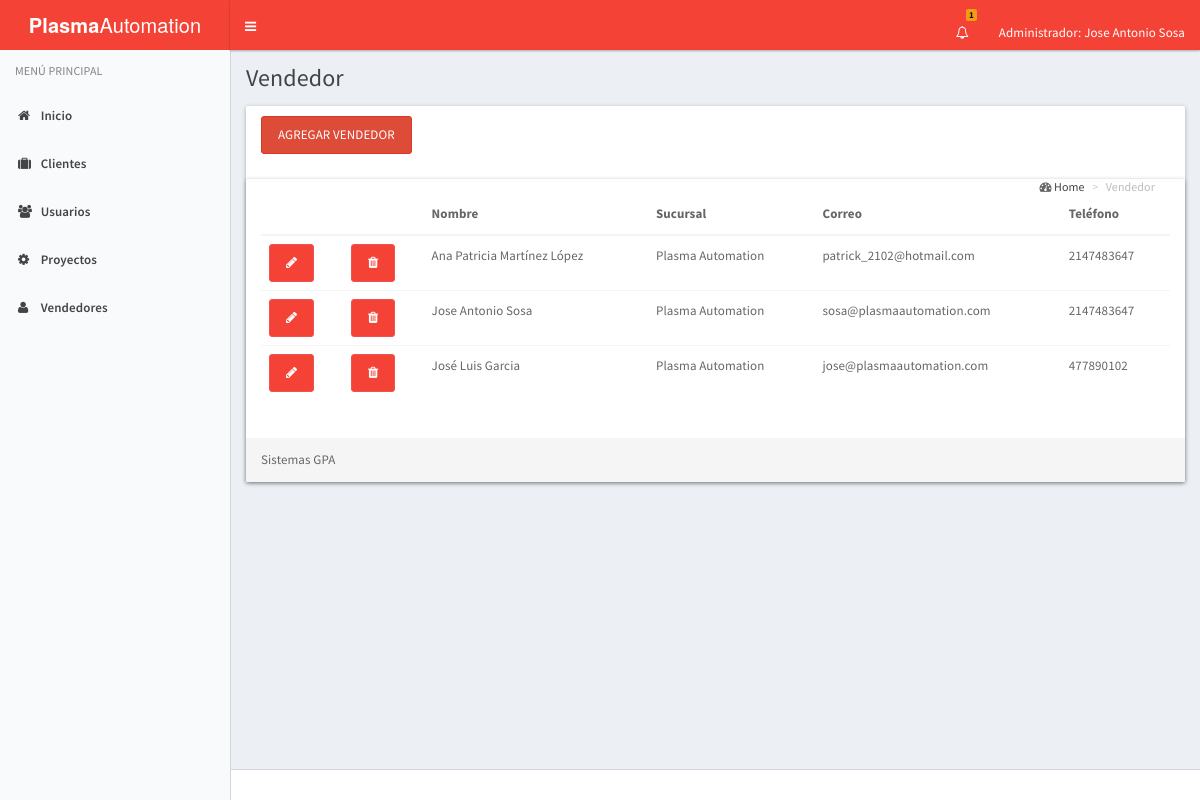
The page /index_vendedor.php (signed in) on the database its author committed.
### tables this page shows
CREATE TABLE IF NOT EXISTS `vendedor` (
  `id_vendedor` int(1) NOT NULL,
  `nombre` varchar(50) NOT NULL,
  `id_sucursal` int(1) NOT NULL,
  `correo` varchar(25) NOT NULL,
  `telefono` int(12) NOT NULL
);

CREATE TABLE IF NOT EXISTS `sucursal` (
  `id_sucursal` int(2) NOT NULL,
  `nombre` varchar(25) NOT NULL
);

### index_vendedor.php (the view, shortened to what this page needs)
<!DOCTYPE html>
<html lang="es">
  <head>
    <link rel="stylesheet" href="assets/bootstrap/css/bootstrap.css">
    <link rel="stylesheet" href="assets/css/font-awesome.min.css">
    <link rel="stylesheet" href="assets/css/ionicons.min.css">
    <link rel="stylesheet" href="assets/dist/css/AdminLTE.css">
    <link rel="stylesheet" href="assets/dist/css/skins/_all-skins.css">
    <link rel="stylesheet" href="assets/plugins/select2/select2.min.css">
    <link href="assets/plugins/pnotify/css/pnotify.custom.min.css" rel="stylesheet">
  </head>
  <body class="hold-transition skin-blue-light sidebar-mini">
    <div class="wrapper">
      <?php
        include('header.php');
      ?>
      <?php
        include('menu.php');
      ?>
      <div class="content-wrapper" id="content">
        <section class="content-header">
          <h1>
            Vendedor
          </h1>
        </section>
        <section class="content">
      <div class="col-lg-12">
         <div class="row">
          <div class="panel">
            <div class="panel-heading">
            <button class="btn btn-danger" data-toggle="modal" data-target="#miventana">Agregar Vendedor </button>
              <section class="content-header">
                <ol class="breadcrumb">
                   <i class="fa fa-dashboard"></i>
                    <li><a href="">Home</a></li>
                    <li class="active">Vendedor
                   </li>
                </ol>
              </section>
            </div>
            <div class="panel panel-info">
              <div class="panel-body">
              <table class="table">
                <thead>
                  <tr>
                    <th></th>
                    <th></th>
                    <th>Nombre</th>
                    <th>Sucursal</th>
                    <th>Correo</th>
                    <th>Teléfono</th>
                  </tr>
                </thead>
                <tbody>
                <?php
                  $host = 'localhost';
                  $user = 'root';
                  $password = '';
                  $conexion = @mysql_connect($host, $user, $password);
                  $sql = "SELECT v.id_vendedor, v.nombre as nombre, s.id_sucursal, s.nombre as sucursal, v.correo as correo, v.telefono FROM vendedor v inner join sucursal s on s.id_sucursal = v.id_sucursal";
                  $resultado = mysql_query($sql, $conexion);
                  while ($vendedor = mysql_fetch_assoc($resultado)) {
                    echo "<tr>";
                    echo "<td><a href='vendedor.php?editar_vendedor_id=".$vendedor['id_vendedor']."' class='btn btn-rounded btn-primary editar-vendedor'><i class='fa fa-pencil'></i></a></td>";
                    echo "<td><a href='vendedor.php?eliminar_vendedor_id=".$vendedor['id_vendedor']."' class='btn btn-primary eliminar-vendedor'><i class='fa fa-trash eliminar-vendedor'></i></a></td>";
                    echo "<td>".$vendedor['nombre']."</td>";
                    echo "<td>".$vendedor['sucursal']."</td>";
                    echo "<td>".$vendedor['correo']."</td>";
                    echo "<td>".$vendedor['telefono']."</td>";
                    echo "</tr>";
                  }
                ?>
                </tbody>
              </table>
              </div>
              <div class="panel-footer">Sistemas GPA</div>
              </div>
            </div>
          </div>
        </div>
      </div>
  </div>
      <footer class="main-footer">
      </footer>
  </body>
</html>

### rows shown on the page
vendedor: nombre "Ana Patricia Martínez López", id_sucursal.nombre "Plasma Automation", correo "patrick_2102@hotmail.com", telefono "2147483647"
vendedor: nombre "Jose Antonio Sosa", id_sucursal.nombre "Plasma Automation", correo "sosa@plasmaautomation.com", telefono "2147483647"
vendedor: nombre "José Luis Garcia", id_sucursal.nombre "Plasma Automation", correo "jose@plasmaautomation.com", telefono "477890102"

### other values the page prints
$contador['suma'] "1"
$_SESSION['usuario']['nombre'] "Jose Antonio Sosa"
